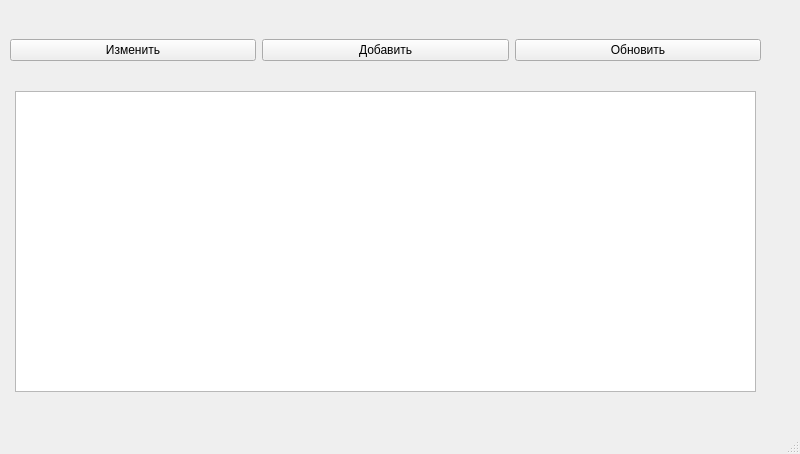
<?xml version="1.0" encoding="UTF-8"?>
<ui version="4.0">
 <class>MainWindow</class>
 <widget class="QMainWindow" name="MainWindow">
  <property name="geometry">
   <rect>
    <x>0</x>
    <y>0</y>
    <width>800</width>
    <height>454</height>
   </rect>
  </property>
  <property name="windowTitle">
   <string>MainWindow</string>
  </property>
  <widget class="QWidget" name="centralwidget">
   <widget class="QTableWidget" name="tableWidget">
    <property name="geometry">
     <rect>
      <x>15</x>
      <y>91</y>
      <width>741</width>
      <height>301</height>
     </rect>
    </property>
   </widget>
   <widget class="QWidget" name="horizontalLayoutWidget">
    <property name="geometry">
     <rect>
      <x>10</x>
      <y>10</y>
      <width>751</width>
      <height>80</height>
     </rect>
    </property>
    <layout class="QHBoxLayout" name="horizontalLayout">
     <item>
      <widget class="QPushButton" name="pushButton">
       <property name="text">
        <string>Изменить</string>
       </property>
      </widget>
     </item>
     <item>
      <widget class="QPushButton" name="pushButton_2">
       <property name="text">
        <string>Добавить</string>
       </property>
      </widget>
     </item>
     <item>
      <widget class="QPushButton" name="pushButton_3">
       <property name="text">
        <string>Обновить</string>
       </property>
      </widget>
     </item>
    </layout>
   </widget>
  </widget>
  <widget class="QMenuBar" name="menubar">
   <property name="geometry">
    <rect>
     <x>0</x>
     <y>0</y>
     <width>800</width>
     <height>21</height>
    </rect>
   </property>
  </widget>
  <widget class="QStatusBar" name="statusbar"/>
 </widget>
 <resources/>
 <connections/>
</ui>
